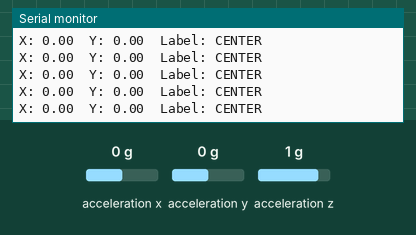
A sketch run on a simulated Arduino Nano 33 BLE. On the bench: the last lines printed to the serial monitor. Inputs (shaded band) come from the test bench; at power-on: acceleration x 0 g, acceleration y 0 g, acceleration z 1 g.

Above: at 1.2 s.
1.3 s: acceleration x set to -0.4 g
At 1.35 s:
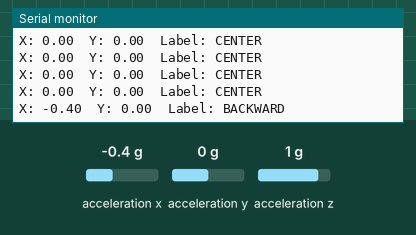
3.2 s: acceleration y set to -0.4 g
At 3.26 s:
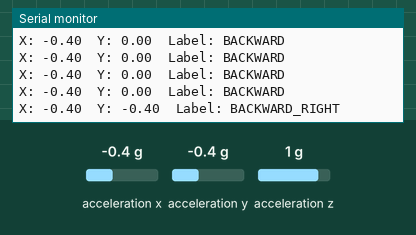

Measured:
- the behaviour switches between -0.2 and -0.3 g on acceleration x (found by bisection; images 0 and 1)
- the behaviour switches between -0.2 and -0.3 g on acceleration y (found by bisection; images 1 and 2)
- after the input at 1.3 s, the serial monitor: prints a new line at once (image 1)
- after the input at 3.2 s, the serial monitor: prints a new line after 0.05 s (image 2)

The sketch:

exp7imubsedtiltdirectionlabel.ino
```cpp
#include <Arduino_LSM9DS1.h>

float x, y, z;

void setup() {
  Serial.begin(115200);

  if (!IMU.begin()) {
    Serial.println("IMU initialization failed!");
    while (1);
  }
}

void loop() {

  if (IMU.accelerationAvailable()) {

    IMU.readAcceleration(x, y, z);

    String label = "CENTER";

    if (x > 0.3 && y > 0.3)
      label = "FORWARD_LEFT";
    else if (x > 0.3 && y < -0.3)
      label = "FORWARD_RIGHT";
    else if (x < -0.3 && y > 0.3)
      label = "BACKWARD_LEFT";
    else if (x < -0.3 && y < -0.3)
      label = "BACKWARD_RIGHT";
    else if (x > 0.3)
      label = "FORWARD";
    else if (x < -0.3)
      label = "BACKWARD";
    else if (y > 0.3)
      label = "LEFT";
    else if (y < -0.3)
      label = "RIGHT";

    Serial.print("X: ");
    Serial.print(x, 2);
    Serial.print("  Y: ");
    Serial.print(y, 2);
    Serial.print("  Label: ");
    Serial.println(label);
  }

  delay(50);
}
```
